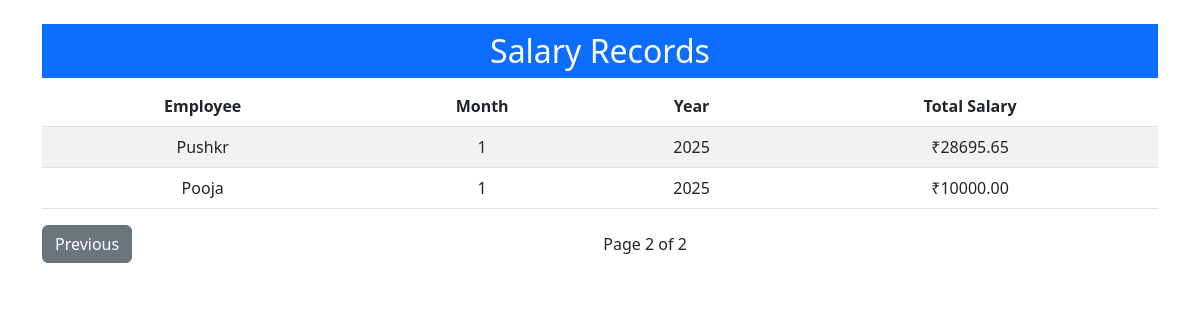
The app's page /salary-list/?page=2 with its own data.
### core/models.py (models this page shows, shortened)
class Salary(models.Model):
    employee = models.ForeignKey(Employee, on_delete=models.CASCADE)
    month = models.IntegerField()
    year = models.IntegerField()
    total_working_days = models.IntegerField()
    total_leave_taken = models.IntegerField()
    overtime = models.FloatField(default=0)
    total_salary_made = models.FloatField(default=0)
    is_salary_calculated = models.BooleanField(default=False)
    class Meta:
                unique_together=('employee','month','year')

class Employee(models.Model):
    name = models.CharField(max_length=100)
    email = models.EmailField()
    phone = models.CharField(max_length=15)
    department = models.CharField(max_length=100)
    base_salary = models.FloatField(default=0)

### core/views.py (the view)
# urls.py: path('salary-list/', views.salary_list, name='salary_list'),
def salary_list(request):
    salary_qs = Salary.objects.filter(is_salary_calculated=True).order_by('-year', '-month')
    paginator = Paginator(salary_qs, 3)
    page = request.GET.get('page') or 1
    salaries = paginator.get_page(page)
    return render(request, 'core/salary_list.html', {'salaries': salaries})

### core/templates/core/salary_list.html (shortened to what this page needs)
{% extends "core/base.html" %}
{% load static %}
{% block content %}
<div class="container mt-4">
    <h2 class="bg-primary p-2 text-center text-white">Salary Records</h2>
    <table class="table table-striped">
      <thead>
        <tr>
          <th class="text-center">Employee</th>
          <th class="text-center">Month</th>
          <th class="text-center">Year</th>
          <th class="text-center">Total Salary</th>
        </tr>
      </thead>
      <tbody>
        {% for salary in salaries %}
        <tr>
          <td class="text-center">{{ salary.employee.name }}</td>
          <td class="text-center">{{ salary.month }}</td>
          <td class="text-center">{{ salary.year }}</td>
          <td class="text-center">₹{{ salary.total_salary_made|floatformat:"2" }}</td>
        </tr>
        {% empty %}
        <tr>
          <td colspan="4" class="text-center text-danger">No salary records found.</td>
        </tr>
        {% endfor %}
      </tbody>
    </table>
    <div class="pagination d-flex justify-content-between align-items-center">
      {% if salaries.has_previous %}
        <a class="btn btn-secondary" href="?page={{ salaries.previous_page_number }}">Previous</a>
      {% else %}
        <span></span>
      {% endif %}
      <span>Page {{ salaries.number }} of {{ salaries.paginator.num_pages }}</span>
    </div>
  </div>
{% endblock content %}

### records on screen
Salary: employee.name "Pushkr", month "1", year "2025", total_salary_made "28695.65"
Salary: employee.name "Pooja", month "1", year "2025", total_salary_made "10000.00"

### other values on screen
{{ salaries.number }} "2"
{{ salaries.paginator.num_pages }} "2"
